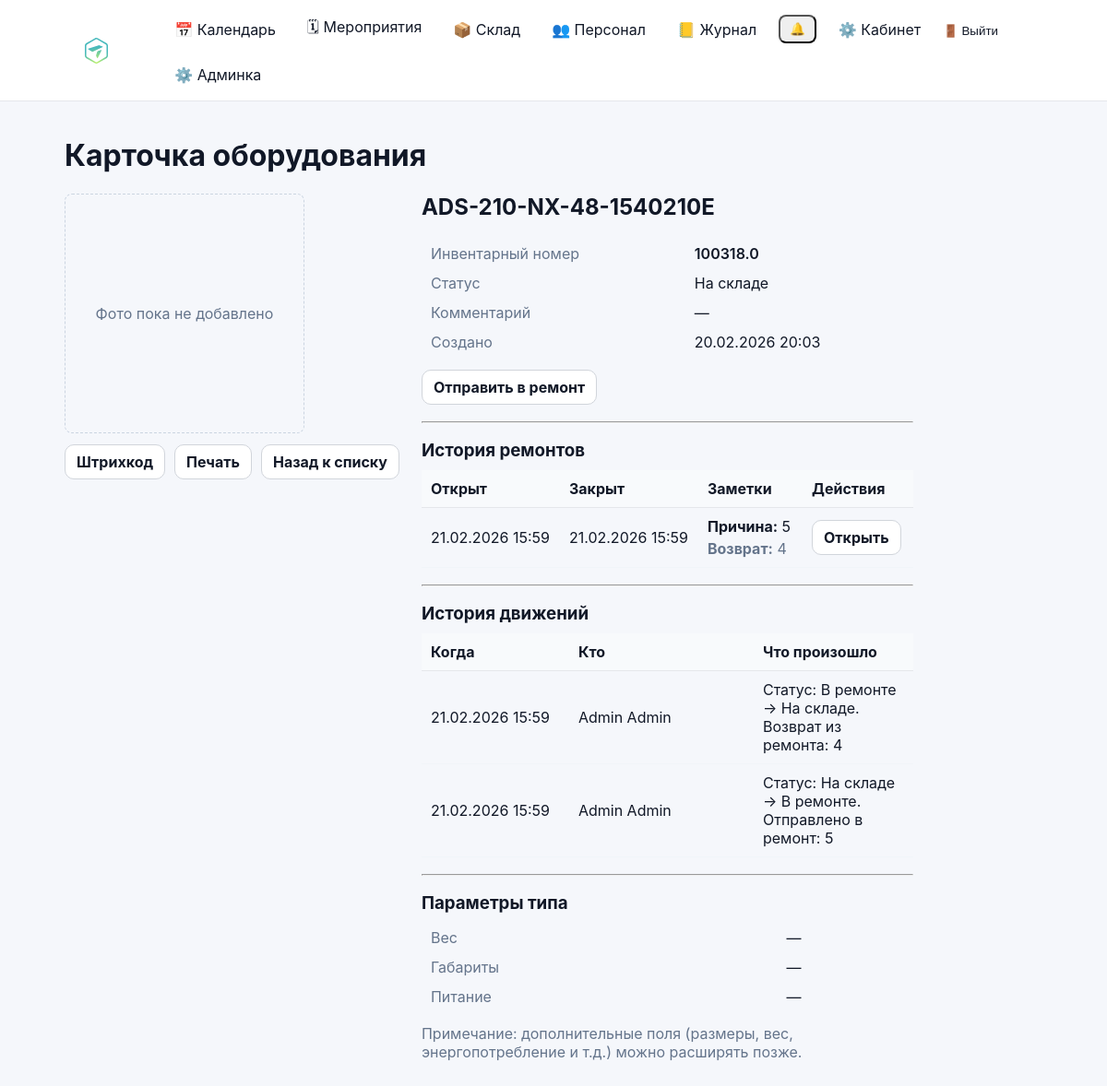
Screenshot of /warehouse/types/165/items/873/card/ (signed in) with the database file from the repository.
### inventory/models.py (models this page shows, shortened)
class StockEquipmentType(models.Model):
    name = models.CharField(max_length=255)
    category = models.ForeignKey(StockCategory, on_delete=models.PROTECT)
    subcategory = models.ForeignKey(
        StockSubcategory,
        on_delete=models.PROTECT,
        null=True,
        blank=True
    )
    power_w = models.PositiveIntegerField(
        null=True,
        blank=True,
        verbose_name="Потребляемая мощность (Вт)"
    )
    dimensions_mm = models.CharField(
        max_length=100,
        null=True,
        blank=True,
        verbose_name="Габариты (мм)"
    )
    weight_kg = models.DecimalField(
        max_digits=6,
        decimal_places=2,
        null=True,
        blank=True,
        verbose_name="Вес (кг)"
    )
    name = models.CharField(max_length=200)
    description = models.TextField(blank=True)
    weight_kg = models.DecimalField(max_digits=8, decimal_places=3, null=True, blank=True)
    width_mm = models.PositiveIntegerField(null=True, blank=True)
    height_mm = models.PositiveIntegerField(null=True, blank=True)
    depth_mm = models.PositiveIntegerField(null=True, blank=True)
    power_watt = models.PositiveIntegerField(null=True, blank=True)
    is_active = models.BooleanField(default=True)
    created_at = models.DateTimeField(auto_now_add=True)
    class Meta:
        verbose_name = "Тип оборудования склада"
        verbose_name_plural = "Типы оборудования склада"
        unique_together = ("category", "subcategory", "name")
        ordering = ["category__name", "subcategory__name", "name", "id"]

class StockEquipmentItem(models.Model):
    STATUS_STORAGE = "storage"
    STATUS_EVENT = "event"
    STATUS_REPAIR = "repair"
    STATUS_CHOICES = (
        (STATUS_STORAGE, "На складе"),
        (STATUS_EVENT, "На мероприятии"),
        (STATUS_REPAIR, "В ремонте"),
    )
    equipment_type = models.ForeignKey(
        StockEquipmentType,
        on_delete=models.PROTECT,
        related_name="items",
    )
    inventory_number = models.CharField(max_length=64, unique=True)
    status = models.CharField(
        max_length=16,
        choices=STATUS_CHOICES,
        default=STATUS_STORAGE,
    )
    comment = models.CharField(max_length=255, blank=True)
    photo = models.FileField(upload_to="equipment_photos/", blank=True, null=True)
    kit_items = models.ManyToManyField(
        "self",
        symmetrical=False,
        blank=True,
        related_name="kit_parents",
        verbose_name="Комплект",
    )
    created_at = models.DateTimeField(auto_now_add=True)
    class Meta:
        verbose_name = "Единица оборудования"
        verbose_name_plural = "Единицы оборудования"
        ordering = ["equipment_type__name", "inventory_number", "id"]

class StockRepair(models.Model):
    equipment_item = models.ForeignKey(StockEquipmentItem, on_delete=models.CASCADE, related_name="repairs")
    reason = models.TextField()
    opened_at = models.DateTimeField(auto_now_add=True)
    closed_at = models.DateTimeField(null=True, blank=True)
    close_note = models.TextField(blank=True)
    opened_by = models.ForeignKey(
        settings.AUTH_USER_MODEL, on_delete=models.SET_NULL, null=True, blank=True, related_name="opened_stock_repairs"
    )
    closed_by = models.ForeignKey(
        settings.AUTH_USER_MODEL, on_delete=models.SET_NULL, null=True, blank=True, related_name="closed_stock_repairs"
    )
    class Meta:
        verbose_name = "Ремонт (склад)"
        verbose_name_plural = "Ремонты (склад)"
        ordering = ["-opened_at", "-id"]

### audit/models.py (models this page shows, shortened)
class AuditLog(models.Model):
    ACTION_CREATE = "create"
    ACTION_UPDATE = "update"
    ACTION_DELETE = "delete"
    ACTION_CHOICES = (
        (ACTION_CREATE, "Создание"),
        (ACTION_UPDATE, "Изменение"),
        (ACTION_DELETE, "Удаление"),
    )
    created_at = models.DateTimeField(auto_now_add=True)
    actor = models.ForeignKey(
        settings.AUTH_USER_MODEL,
        on_delete=models.SET_NULL,
        null=True,
        blank=True,
        related_name="audit_logs",
        verbose_name="Кто сделал",
    )
    action = models.CharField(max_length=20, choices=ACTION_CHOICES)
    entity_type = models.CharField(max_length=120)         # например "Equipment"
    entity_id = models.CharField(max_length=64, blank=True)  # id как строка (на всякий)
    entity_repr = models.CharField(max_length=255, blank=True)
    message = models.TextField(blank=True)
    meta = models.JSONField(default=dict, blank=True)
    class Meta:
        ordering = ("-created_at",)

### accounts/models.py (models this page shows)
class User(AbstractUser):
    phone = models.CharField("Телефон", max_length=30, blank=True, default="")
    patronymic = models.CharField("Отчество", max_length=150, blank=True, default="")
    class Meta(AbstractUser.Meta):
        permissions = [
            ("manage_staff", "Can manage staff (users/roles)"),
        ]
    def get_full_name(self) -> str:
        parts = [self.last_name, self.first_name, self.patronymic]
        return " ".join([p.strip() for p in parts if p and p.strip()]).strip() or self.username
    def __str__(self) -> str:
        return self.get_full_name()

### inventory/warehouse_items_views.py (the view)
# urls.py: path("warehouse/types/<int:type_id>/items/<int:item_id>/card/", warehouse_items_views.stock_item_card_view, name="stock_item_card"),
@login_required
def stock_item_card_view(request, type_id: int, item_id: int):
    if not can_view_stock(request.user):
        return _forbidden()
    eq_type = get_object_or_404(StockEquipmentType, pk=type_id)
    item = get_object_or_404(StockEquipmentItem, pk=item_id, equipment_type=eq_type)
    open_repair = (
        StockRepair.objects.filter(equipment_item=item, closed_at__isnull=True)
        .order_by("-opened_at", "-id")
        .first()
    )
    repairs = (
        StockRepair.objects.filter(equipment_item=item)
        .select_related("opened_by", "closed_by")
        .order_by("-opened_at", "-id")
    )
    movements = (
        AuditLog.objects.filter(entity_type="StockEquipmentItem", entity_id=str(item.id))
        .select_related("actor")
        .order_by("-created_at", "-id")[:30]
    )
    return render(
        request,
        "inventory/warehouse/item_card.html",
        {
            "eq_type": eq_type,
            "item": item,
            "can_manage": _can_manage(request.user),
            "open_repair": open_repair,
            "repairs": repairs,
            "movements": movements,
        },
    )

### accounts/context_processors.py (called while the page is built)
def authz_flags(request):
    user = getattr(request, "user", None)
    return {
        "can_manage_staff": can_manage_staff(user),
        "can_edit_event_card": can_edit_event_card(user),
        "can_edit_event_equipment": can_edit_event_equipment(user),
        "can_edit_inventory": can_edit_inventory(user),
        "can_view_stock": can_view_stock(user),
    }

### accounts/permissions.py (called while the page is built)
def _ok(user) -> bool:
    return bool(user and user.is_authenticated)

def is_super(user) -> bool:
    return bool(_ok(user) and getattr(user, "is_superuser", False))

def can_manage_staff(user) -> bool:
    return is_super(user) or (_ok(user) and user.has_perm("accounts.manage_staff"))

def can_edit_inventory(user) -> bool:
    return is_super(user) or (_ok(user) and user.has_perm("inventory.manage_inventory"))

def can_view_stock(user) -> bool:
    return is_super(user) or (_ok(user) and (user.has_perm("inventory.manage_inventory") or user.has_perm("events.edit_event_card")))

def can_edit_event_card(user) -> bool:
    return is_super(user) or (_ok(user) and user.has_perm("events.edit_event_card"))

def can_edit_event_equipment(user) -> bool:
    return is_super(user) or (_ok(user) and user.has_perm("events.edit_event_equipment"))

### inventory/warehouse_items_views.py (called while the page is built)
def _can_manage(user) -> bool:
    return can_edit_inventory(user)

### inventory/templates/inventory/warehouse/item_card.html (shortened to what this page needs)
{% extends "base.html" %}
{% block content %}
<h1>Карточка оборудования</h1>
<div class="card" style="max-width: 920px;">
  <div style="display:flex; gap:24px; flex-wrap:wrap; align-items:flex-start;">
    <div style="min-width:260px;">
      {% if item.photo %}
        <img src="{{ item.photo.url }}" alt="Фото" style="max-width:260px; max-height:260px; object-fit:contain; border:1px solid #e5e7eb; border-radius:8px; padding:8px; background:#fff;" />
      {% else %}
        <div style="width:260px; height:260px; display:flex; align-items:center; justify-content:center; border:1px dashed #cbd5e1; border-radius:8px; color:#64748b;">
          Фото пока не добавлено
        </div>
      {% endif %}
      <div style="margin-top:12px; display:flex; gap:10px; flex-wrap:wrap;">
        <a class="btn" href="{% url 'stock_item_qr' type_id=eq_type.id item_id=item.id %}">Штрихкод</a>
        <a class="btn" href="{% url 'stock_item_label_print' type_id=eq_type.id item_id=item.id %}" target="_blank">Печать</a>
        <a class="btn btn-outline" href="{% url 'stock_items_list' type_id=eq_type.id %}">Назад к списку</a>
      </div>
    </div>
    <div style="flex:1; min-width:320px;">
      <h2 style="margin-top:0;">{{ eq_type.name }}</h2>
      <table style="width:100%; border-collapse:collapse;">
        <tr>
          <td style="padding:6px 10px; color:#64748b;">Инвентарный номер</td>
          <td style="padding:6px 10px; font-weight:600;">{{ item.inventory_number }}</td>
        </tr>
        <tr>
          <td style="padding:6px 10px; color:#64748b;">Статус</td>
          <td style="padding:6px 10px;">{{ item.get_status_display }}</td>
        </tr>
        <tr>
          <td style="padding:6px 10px; color:#64748b;">Комментарий</td>
          <td style="padding:6px 10px;">{{ item.comment|default:"—" }}</td>
        </tr>
        <tr>
          <td style="padding:6px 10px; color:#64748b;">Создано</td>
          <td style="padding:6px 10px;">{{ item.created_at|date:"d.m.Y H:i" }}</td>
        </tr>
      </table>
      {% if open_repair %}
        <div class="card" style="margin-top:14px; padding:12px; border:1px solid #fde68a; background:#fffbeb;">
          <div style="font-weight:700; margin-bottom:6px;">🔧 Сейчас в ремонте</div>
          <div style="color:#7c2d12; margin-bottom:10px;">
            <b>Причина:</b> {{ open_repair.reason|truncatechars:120 }}
            <a href="{% url 'stock_repair_detail' repair_id=open_repair.id %}" style="margin-left:8px;">Открыть</a>
          </div>
          {% if can_manage %}
            <a class="btn" href="{% url 'stock_item_repair_close' type_id=eq_type.id item_id=item.id %}">Вернуть на склад</a>
          {% endif %}
        </div>
      {% else %}
        {% if can_manage %}
          <div style="margin-top:14px;">
            <a class="btn" href="{% url 'stock_item_repair_open' type_id=eq_type.id item_id=item.id %}">Отправить в ремонт</a>
          </div>
        {% endif %}
      {% endif %}
      <hr style="margin:18px 0;" />
      <h3 style="margin:0 0 10px 0;">История ремонтов</h3>
      {% if repairs %}
        <div class="card" style="padding:0; overflow:hidden;">
          <table style="width:100%; border-collapse:collapse;">
            <thead>
              <tr style="background:#f8fafc; border-bottom:1px solid #e5e7eb;">
                <th style="text-align:left; padding:10px; width:150px;">Открыт</th>
                <th style="text-align:left; padding:10px; width:150px;">Закрыт</th>
                <th style="text-align:left; padding:10px;">Заметки</th>
                <th style="text-align:left; padding:10px; width:120px;">Действия</th>
              </tr>
            </thead>
            <tbody>
              {% for r in repairs %}
                <tr style="border-bottom:1px solid #f1f5f9;">
                  <td style="padding:10px;">{{ r.opened_at|date:"d.m.Y H:i" }}</td>
                  <td style="padding:10px;">
                    {% if r.closed_at %}
                      {{ r.closed_at|date:"d.m.Y H:i" }}
                    {% else %}
                      <span style="padding:3px 8px; border-radius:999px; background:#fffbeb; border:1px solid #fde68a;">В ремонте</span>
                    {% endif %}
                  </td>
                  <td style="padding:10px;">
                    <div><b>Причина:</b> {{ r.reason|truncatechars:90 }}</div>
                    <div style="margin-top:4px; color:#64748b;">
                      <b>Возврат:</b>
                      {% if r.close_note %}{{ r.close_note|truncatechars:90 }}{% else %}—{% endif %}
                    </div>
                  </td>
                  <td style="padding:10px;">
                    <a class="btn" href="{% url 'stock_repair_detail' repair_id=r.id %}">Открыть</a>
                  </td>
                </tr>
              {% endfor %}
            </tbody>
          </table>
        </div>
      {% else %}
        <div style="color:#64748b;">Ремонтов пока не было.</div>
      {% endif %}
      <hr style="margin:18px 0;" />
      <h3 style="margin:0 0 10px 0;">История движений</h3>
      {% if movements %}
        <div class="card" style="padding:0; overflow:hidden;">
          <table style="width:100%; border-collapse:collapse;">
            <thead>
              <tr style="background:#f8fafc; border-bottom:1px solid #e5e7eb;">
                <th style="text-align:left; padding:10px; width:160px;">Когда</th>
                <th style="text-align:left; padding:10px; width:200px;">Кто</th>
                <th style="text-align:left; padding:10px;">Что произошло</th>
              </tr>
            </thead>
            <tbody>
              {% for m in movements %}
                <tr style="border-bottom:1px solid #f1f5f9;">
                  <td style="padding:10px;">{{ m.created_at|date:"d.m.Y H:i" }}</td>
                  <td style="padding:10px;">{% if m.actor %}{{ m.actor }}{% else %}—{% endif %}</td>
                  <td style="padding:10px;">{{ m.message|default:"—" }}</td>
                </tr>
              {% endfor %}
            </tbody>
          </table>
        </div>
      {% else %}
        <div style="color:#64748b;">Движений пока нет.</div>
      {% endif %}
      <hr style="margin:18px 0;" />
      <h3 style="margin:0 0 10px 0;">Параметры типа</h3>
      <table style="width:100%; border-collapse:collapse;">
        <tr>
          <td style="padding:6px 10px; color:#64748b;">Вес</td>
          <td style="padding:6px 10px;">{% if eq_type.weight_kg %}{{ eq_type.weight_kg }} кг{% else %}—{% endif %}</td>
        </tr>
        <tr>
          <td style="padding:6px 10px; color:#64748b;">Габариты</td>
          <td style="padding:6px 10px;">{% if eq_type.dimensions_mm %}{{ eq_type.dimensions_mm }} мм{% else %}—{% endif %}</td>
        </tr>
        <tr>
          <td style="padding:6px 10px; color:#64748b;">Питание</td>
          <td style="padding:6px 10px;">{% if eq_type.power_w %}{{ eq_type.power_w }} W{% else %}—{% endif %}</td>
        </tr>
      </table>
      <p style="margin-top:14px; color:#64748b;">
        Примечание: дополнительные поля (размеры, вес, энергопотребление и т.д.) можно расширять позже.
      </p>
    </div>
  </div>
</div>
{% endblock %}

### static/css/base.css (style rules this page uses)
* { box-sizing: border-box; }
html, body { height: 100%; }
body { margin: 0; font-family: -apple-system, BlinkMacSystemFont, "Segoe UI", Roboto, Arial, sans-serif; background: #f5f7fb; color: #111827; }
a { color: inherit; text-decoration: none; }
.btn { display: inline-flex; align-items: center; gap: 8px; padding: 8px 12px; border-radius: 10px; border: 1px solid #d1d5db; background: #ffffff; color: #111827; font-weight: 700; cursor: pointer; text-decoration: none; transition: transform 160ms ease, box-shadow 160ms ease, background 160ms ease, border-color 160ms ease; }

### rows the page displays
StockEquipmentType: name "ADS-210-NX-48-1540210E"
StockEquipmentItem: inventory_number "100318.0", status "На складе", comment "—", created_at "20.02.2026 20:03"
StockRepair: opened_at "21.02.2026 15:59", closed_at "21.02.2026 15:59", reason "5", close_note "4"
AuditLog: created_at "21.02.2026 15:59", actor "Admin Admin", message "Статус: В ремонте → На складе. Возврат из ремонта: 4"
AuditLog: created_at "21.02.2026 15:59", actor "Admin Admin", message "Статус: На складе → В ремонте. Отправлено в ремонт: 5"
